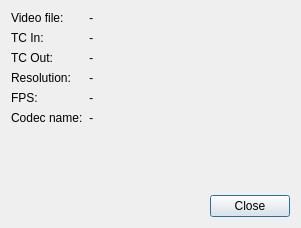
<?xml version="1.0" encoding="UTF-8"?>
<ui version="4.0">
 <class>PropertyDialog</class>
 <widget class="QDialog" name="PropertyDialog">
  <property name="geometry">
   <rect>
    <x>0</x>
    <y>0</y>
    <width>301</width>
    <height>228</height>
   </rect>
  </property>
  <property name="windowTitle">
   <string>Properties</string>
  </property>
  <layout class="QVBoxLayout" name="verticalLayout">
   <item>
    <layout class="QFormLayout" name="formLayout">
     <property name="fieldGrowthPolicy">
      <enum>QFormLayout::FieldsStayAtSizeHint</enum>
     </property>
     <item row="0" column="0">
      <widget class="QLabel" name="label_3">
       <property name="text">
        <string>Video file:</string>
       </property>
      </widget>
     </item>
     <item row="0" column="1">
      <widget class="QLabel" name="videoFileLabel">
       <property name="font">
        <font>
         <italic>true</italic>
        </font>
       </property>
       <property name="text">
        <string>-</string>
       </property>
      </widget>
     </item>
     <item row="1" column="0">
      <widget class="QLabel" name="label_6">
       <property name="text">
        <string>TC In:</string>
       </property>
      </widget>
     </item>
     <item row="1" column="1">
      <widget class="QLabel" name="videoTCInLabel">
       <property name="font">
        <font>
         <italic>true</italic>
        </font>
       </property>
       <property name="text">
        <string>-</string>
       </property>
      </widget>
     </item>
     <item row="2" column="0">
      <widget class="QLabel" name="label_12">
       <property name="text">
        <string>TC Out:</string>
       </property>
      </widget>
     </item>
     <item row="2" column="1">
      <widget class="QLabel" name="videoTCOutLabel">
       <property name="font">
        <font>
         <italic>true</italic>
        </font>
       </property>
       <property name="text">
        <string>-</string>
       </property>
      </widget>
     </item>
     <item row="3" column="0">
      <widget class="QLabel" name="label_11">
       <property name="text">
        <string>Resolution:</string>
       </property>
      </widget>
     </item>
     <item row="3" column="1">
      <widget class="QLabel" name="resolutionLabel">
       <property name="font">
        <font>
         <italic>true</italic>
        </font>
       </property>
       <property name="text">
        <string>-</string>
       </property>
      </widget>
     </item>
     <item row="4" column="0">
      <widget class="QLabel" name="label_15">
       <property name="text">
        <string>FPS:</string>
       </property>
      </widget>
     </item>
     <item row="4" column="1">
      <widget class="QLabel" name="fpsLabel">
       <property name="font">
        <font>
         <italic>true</italic>
        </font>
       </property>
       <property name="text">
        <string>-</string>
       </property>
      </widget>
     </item>
     <item row="5" column="0">
      <widget class="QLabel" name="label_13">
       <property name="text">
        <string>Codec name:</string>
       </property>
      </widget>
     </item>
     <item row="5" column="1">
      <widget class="QLabel" name="codecNameLabel">
       <property name="font">
        <font>
         <italic>true</italic>
        </font>
       </property>
       <property name="text">
        <string>-</string>
       </property>
      </widget>
     </item>
     <item row="6" column="0">
      <widget class="Line" name="line_2">
       <property name="orientation">
        <enum>Qt::Horizontal</enum>
       </property>
      </widget>
     </item>
    </layout>
   </item>
   <item>
    <widget class="QDialogButtonBox" name="buttonBox">
     <property name="orientation">
      <enum>Qt::Horizontal</enum>
     </property>
     <property name="standardButtons">
      <set>QDialogButtonBox::Close</set>
     </property>
    </widget>
   </item>
  </layout>
 </widget>
 <resources/>
 <connections>
  <connection>
   <sender>buttonBox</sender>
   <signal>accepted()</signal>
   <receiver>PropertyDialog</receiver>
   <slot>accept()</slot>
   <hints>
    <hint type="sourcelabel">
     <x>150</x>
     <y>390</y>
    </hint>
    <hint type="destinationlabel">
     <x>150</x>
     <y>205</y>
    </hint>
   </hints>
  </connection>
  <connection>
   <sender>buttonBox</sender>
   <signal>rejected()</signal>
   <receiver>PropertyDialog</receiver>
   <slot>reject()</slot>
   <hints>
    <hint type="sourcelabel">
     <x>150</x>
     <y>390</y>
    </hint>
    <hint type="destinationlabel">
     <x>150</x>
     <y>205</y>
    </hint>
   </hints>
  </connection>
 </connections>
</ui>
